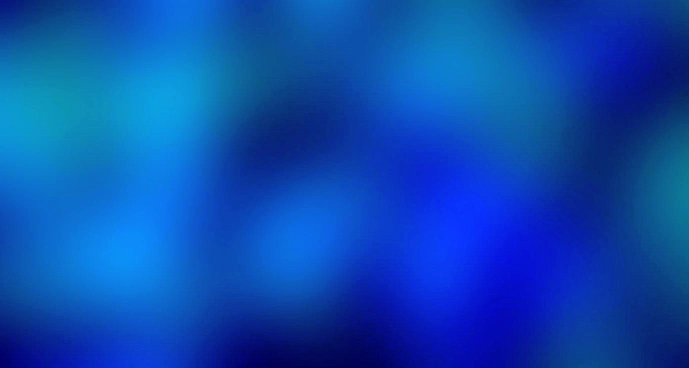
#> input picture fonds/f07-bleu-nuit-bokeh.jpg, 1377 x 736 px (shown at 1/2 size)
$ python -i render_cap_f07.py   (imports and definitions only)
#> lines starting #> are read from the running program, lines starting #| are printed output that depends on the picture; after the words box and inside, x2 and y2 are one past the last pixel; in counts of white or black regions, pixels touching at a corner belong together
#!/usr/bin/env python3
# -*- coding: utf-8 -*-
"""Miniature 1280×720 — thème « Maintiens le CAP, sa Gloire se manifestera » (FOND 7).

Palette reconstruite sur le fond fourni f07 (bleu nuit bokeh) : 60 % bleus mesurés
(#0D56B1 / #0B3AC8 / #0764C5), 30 % secondaire acier de la chemise de l'orateur,
10 % accent or pâle (#E8C87A) — l'accent « Gloire » qui court du titre à la date.
Deux polices : Anton (titre, capitales condensées qui tiennent en vignette)
+ Montserrat (signalétique). Aucun élément d'interface de modèle.

    python3 scripts/render_cap_f07.py <photo.jpg> livrables/<date>-miniature-...jpg

La bannière violette de la scène derrière l'orateur est ramenée au bleu par
`blue_the_scene()` : seuls les pixels magenta saturés changent de teinte.
"""
import sys
from PIL import Image, ImageDraw, ImageFilter, ImageFont, ImageChops

W, H = 1280, 720
TITRE = "polices/anton-regular.ttf"
SANS = "polices/montserrat-var.ttf"
FOND = "fonds/f07-bleu-nuit-bokeh.jpg"

# 60 % — nuances relevées sur f07
NUIT = (7, 26, 78)
BLEU = (13, 86, 177)
BLEU_VIF = (11, 58, 200)
CYAN = (13, 137, 210)
# 30 % — secondaire (chemise claire de l'orateur, ramenée au bleu)
ACIER = (176, 214, 246)
# 10 % — accent
OR = (232, 200, 122)

CROP = (92, 92, 1957, 1953)   # rognage de la bordure grise du fichier source


# [8 lines left out: function font, not called in this run]


def cover(im, w, h):
    sw, sh = im.size
    s = max(w / sw, h / sh)
    im = im.resize((round(sw * s), round(sh * s)), Image.LANCZOS)
    x = (im.width - w) // 2
    y = (im.height - h) // 2
    return im.crop((x, y, x + w, y + h))


def vgrad(w, h, stops):
    g = Image.new("RGBA", (1, h))
    px = g.load()
    for y in range(h):
        t = y / max(1, h - 1)
        for i in range(len(stops) - 1):
            p0, c0 = stops[i]
            p1, c1 = stops[i + 1]
            if p0 <= t <= p1:
                k = 0 if p1 == p0 else (t - p0) / (p1 - p0)
                px[0, y] = tuple(round(c0[j] + (c1[j] - c0[j]) * k) for j in range(4))
                break
    return g.resize((w, h))


def radial(w, h, cx, cy, r, color, peak, blur=70):
    small = 180
    sh = int(small * h / w)
    m = Image.new("L", (small, sh), 0)
    ImageDraw.Draw(m).ellipse([cx * small / w - r * small / w, cy * sh / h - r * sh / h,
                               cx * small / w + r * small / w, cy * sh / h + r * sh / h],
                              fill=peak)
    m = m.resize((w, h), Image.LANCZOS).filter(ImageFilter.GaussianBlur(blur))
    lay = Image.new("RGBA", (w, h), color + (0,))
    lay.putalpha(m)
    return lay


# [63 lines left out: functions text_mask, fill_gradient, drop, fit_width, paste_left, blue_the_scene, not called in this run]


def orator(path, h, crop_left=0.0, crop=CROP):
    im = Image.open(path).convert("RGB")
    if crop:
        im = im.crop(crop)
    if crop_left:
        sw, sh = im.size
        im = im.crop((int(sw * crop_left), 0, sw, sh))
    w = round(im.width * h / im.height)
    im = im.resize((w, h), Image.LANCZOS)
    im = im.filter(ImageFilter.UnsharpMask(radius=1.5, percent=60, threshold=3))
    # lumière : relève des tons moyens, jamais de retouche du visage ni de la tenue
    im = Image.eval(im, lambda v: min(255, int(255 * (v / 255) ** 0.85)))
    im = Image.eval(im, lambda v: min(255, max(0, int((v - 128) * 1.05 + 132))))
    # ambiance : la bannière magenta de la scène est ramenée au bleu du FOND 7.
    # On ne touche QU'AUX pixels violet/magenta saturés : les peaux, la chemise et
    # le visage gardent leur teinte — le sujet n'est pas retouché.
    im = blue_the_scene(im)
    return im


def main(photo, out, fond=FOND):
    bg = cover(Image.open(fond).convert("RGB"), W, H)
    bg = bg.filter(ImageFilter.GaussianBlur(1.2))
    bg = bg.filter(ImageFilter.UnsharpMask(radius=3, percent=70, threshold=2))
    bg = Image.eval(bg, lambda v: min(255, int(v * 0.90)))

    base = bg.convert("RGBA")
    # scrim de lisibilité : bas + gauche, sans éteindre le bokeh
    base.alpha_composite(vgrad(W, H, [
        (0.00, (4, 10, 40, 168)),
        (0.26, (5, 14, 52, 84)),
        (0.52, (5, 14, 52, 40)),
        (0.80, (4, 10, 38, 120)),
        (1.00, (3, 6, 28, 205)),
    ]))
    base.alpha_composite(radial(W, H, W * 0.78, H * 0.20, W * 0.50, (60, 140, 235), 54, 90))

    # lueur derrière le mot CAP
    base.alpha_composite(radial(W, H, 400, 470, 300, OR, 46, 80))

    ########################################
    # orateur — panneau droit, fondu sur le bord gauche
    PW = 604
    OH = 708                      # photo un peu rentrée : la main levée ne touche pas le bord
    img = orator(photo, OH, crop_left=0.14)
    canvas = Image.new("RGB", (PW, OH), (0, 0, 0))
    canvas.paste(img, (PW - img.width, 0))   # calé à droite : on rogne par la gauche
    lay = canvas.convert("RGBA")
    ramp = Image.new("L", (PW, OH), 255)
    d = ImageDraw.Draw(ramp)
    f = int(PW * 0.34)
    for x in range(f):
        d.line([(x, 0), (x, OH)], fill=int(255 * (x / f) ** 1.45))
    # bord haut : fondu court, le décor de scène se raccorde au bokeh
    top = Image.new("L", (PW, OH), 255)
    dt = ImageDraw.Draw(top)
    ft = 22
    for y in range(ft):
        dt.line([(0, y), (PW, y)], fill=int(255 * (y / ft) ** 1.2))
    ramp = ImageChops.multiply(ramp, top)
    lay.putalpha(ramp)
    # ombre portée du panneau : le sujet se détache du bokeh
    sh = Image.new("RGBA", (PW + 200, OH + 60), (0, 0, 0, 0))
    sh.paste(Image.new("RGBA", (PW, OH), (3, 8, 30, 150)), (140, 20), ramp)
    base.alpha_composite(sh.filter(ImageFilter.GaussianBlur(28)), (W - PW - 120, 12))
    base.alpha_composite(lay, (W - PW, 12))

    d = ImageDraw.Draw(base, "RGBA")

    ########################################
    # accroche + marque
    fm = font(SANS, 19, "SemiBold")
    m = text_mask("ICC PAHOU", fm, 8)
    col = Image.new("RGBA", m.size, ACIER + (255,))
    col.putalpha(m)
    paste_left(base, col, 68, 64)
    d.line([(68, 108), (68 + 34, 108)], fill=OR + (235,), width=3)
    d.line([(110, 108), (232, 108)], fill=ACIER + (90,), width=1)

    ########################################
    # titre : MAINTIENS LE CAP — 3 lignes, CAP à l'accent
    target = 566
    f1, s1 = fit_width(TITRE, None, "MAINTIENS", target, start=190)
    f2, s2 = fit_width(TITRE, None, "LE CAP", target, start=190)
    print("corps:", s1, s2)
    l1 = fill_gradient(text_mask("MAINTIENS", f1, 1), (255, 255, 255), (219, 233, 252))
    l2 = fill_gradient(text_mask("LE", f2, 1), (255, 255, 255), (219, 233, 252))
    l3 = fill_gradient(text_mask("CAP", f2, 1), (255, 249, 228), OR)

    y1 = 186
    paste_left(base, drop(l1, 18, 120, (5, 8)), 66, y1 + 8)
    paste_left(base, l1, 62, y1)
    h1 = l1.getbbox()[1]
    step = (l1.getbbox()[3] - l1.getbbox()[1]) * 0.98
    y2 = y1 + step + 6
    paste_left(base, drop(l2, 18, 120, (5, 8)), 66, y2 + 8)
    paste_left(base, l2, 62, y2)

    # CAP posé à droite de « LE », filet or qui court sous le mot
    gap = 30
    cap_x = 62 + l2.getbbox()[2] + gap
    y3 = y2
    paste_left(base, drop(l3, 18, 120, (5, 8)), cap_x + 4, y3 + 8)
    paste_left(base, l3, cap_x, y3)

    ########################################
    # sous-titre : sa Gloire se manifestera
    fs = font(SANS, 30, "SemiBold")
    ysub = y2 + step + 54
    xcur = 64
    for txt, col in (("sa ", (238, 245, 255)), ("Gloire", (250, 222, 158)),
                     (" se manifestera", (238, 245, 255))):
        ms = text_mask(txt, fs, 2)
        sub = fill_gradient(ms, col, tuple(max(0, c - 26) for c in col))
        paste_left(base, drop(sub, 10, 100, (3, 5)), xcur + 3, ysub + 4)
        paste_left(base, sub, xcur, ysub)
        xcur += int(round(ms.width)) - 2 + 2


    # rose des vents discrète : le CAP, en arcs fins dans l'angle bas
    comp = Image.new("RGBA", (W, H), (0, 0, 0, 0))
    dc = ImageDraw.Draw(comp)
    for r, col, wdt in ((150, ACIER + (46,), 2), (214, ACIER + (32,), 2),
                        (286, OR + (34,), 2), (352, ACIER + (18,), 1)):
        dc.arc([40 - r, 812 - r, 40 + r, 812 + r], 250, 350, fill=col, width=wdt)
    base.alpha_composite(comp)

    # filet + date
    yb = ysub + 96
    d.line([(64, yb), (300, yb)], fill=OR + (200,), width=2)
    fd = font(SANS, 20, "Medium")
    md = text_mask("AUJOURD’HUI", fd, 5)
    col = Image.new("RGBA", md.size, ACIER + (235,))
    col.putalpha(md)
    paste_left(base, col, 64, yb + 16)

    # prédicateur
    fp = font(SANS, 24, "Bold")     # prénom/nom recopiés tels que fournis
    mp = text_mask("AP Enock MISSIMAHOU", fp, 2)
    colp = Image.new("RGBA", mp.size, (255, 255, 255, 255))
    colp.putalpha(mp)
    paste_left(base, colp, 64, yb + 52)

    base.convert("RGB").save(out, quality=94, subsampling=1, optimize=True)
    print("écrit", out)


# [2 lines not run here, left out]

>>> import cv2
>>> picture = cv2.imread('../fonds/f07-bleu-nuit-bokeh.jpg', cv2.IMREAD_GRAYSCALE)
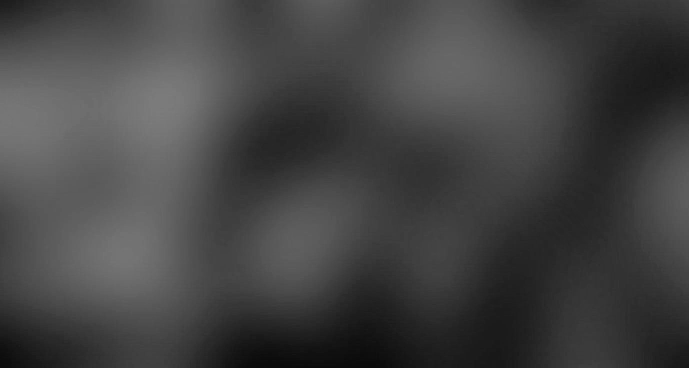
#> picture: shape (736, 1377) (shown at 1/2 size); min 10, max 125, mean 67.2
>>> result = main(picture, 'out.png')
#> in cover, `sw, sh = im.size`: sw = 1377; sh = 736
#> in cover, `s = max(w / sw, h / sh)`: s = 0.978
#> in main, `bg = Image.eval(bg, lambda v: min(255, int(v * 0.90)))`:
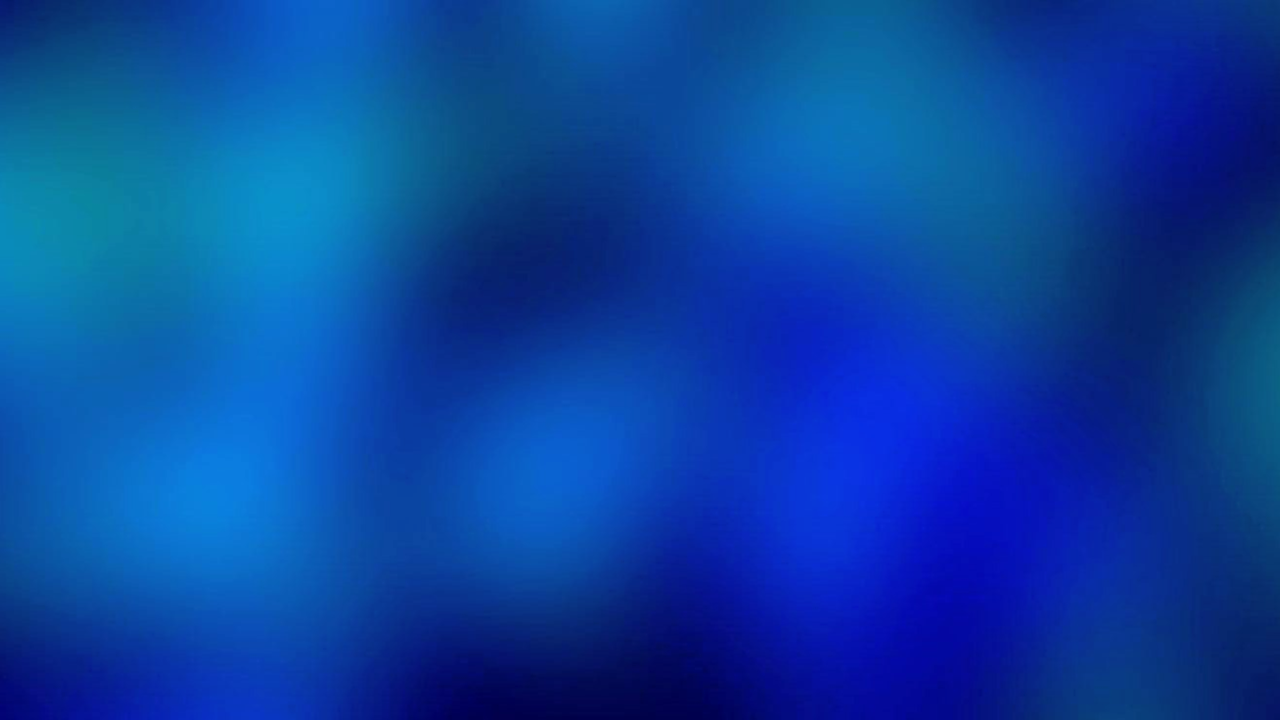
#> bg: PIL image 1280x720 RGB; mean R, G, B 9.1, 66.6, 160.4
#> in radial, `m = Image.new("L", (small, sh), 0)`: m: PIL image 180x101 L; every value is 0
#> in radial, `ImageDraw.Draw(m).ellipse([cx * small / w - r * small / w, cy * sh / h..`:
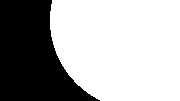
#> m: PIL image 180x101 L; values 0 (black) and 54 (white), 65.7% white; 1 black region, box (x1, y1, x2, y2) and area: (0, 0, 100, 101) 6235
#> in radial, `lay.putalpha(m)`:
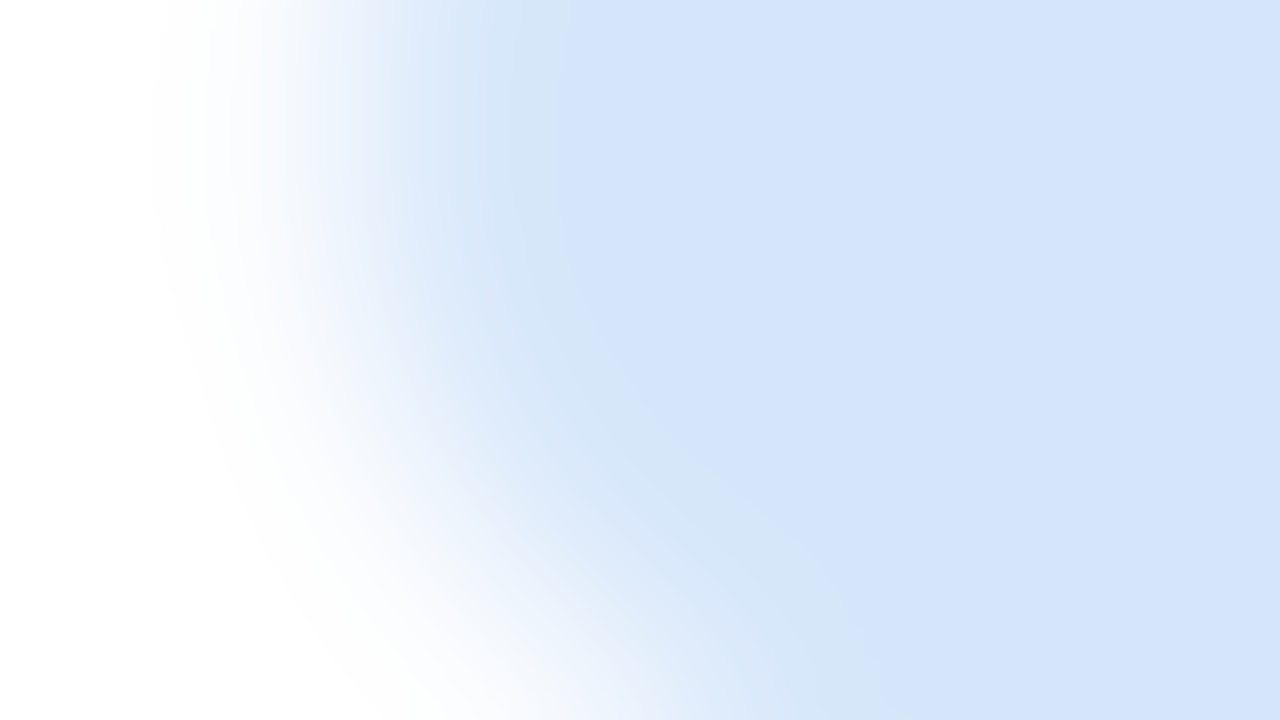
#> lay: PIL image 1280x720 RGBA; mean R, G, B, A 60, 140, 235, 35.4; transparent parts drawn white
#> call 2 of radial, with w = 1280, h = 720, cx = 400, cy = 470, r = 300, color = (232, 200, 122), peak = 46, blur = 80
#> in radial (call 2), `ImageDraw.Draw(m).ellipse([cx * small / w - r * small / w, cy * sh / h..`: m: PIL image 180x101 L; values 0 (black) and 46 (white), 30% white; 1 white region, box (x1, y1, x2, y2) and area: (14, 23, 99, 101) 5462
#> in radial (call 2), `m = m.resize((w, h), Image.LANCZOS).filter(ImageFilter.GaussianBlur(bl..`:
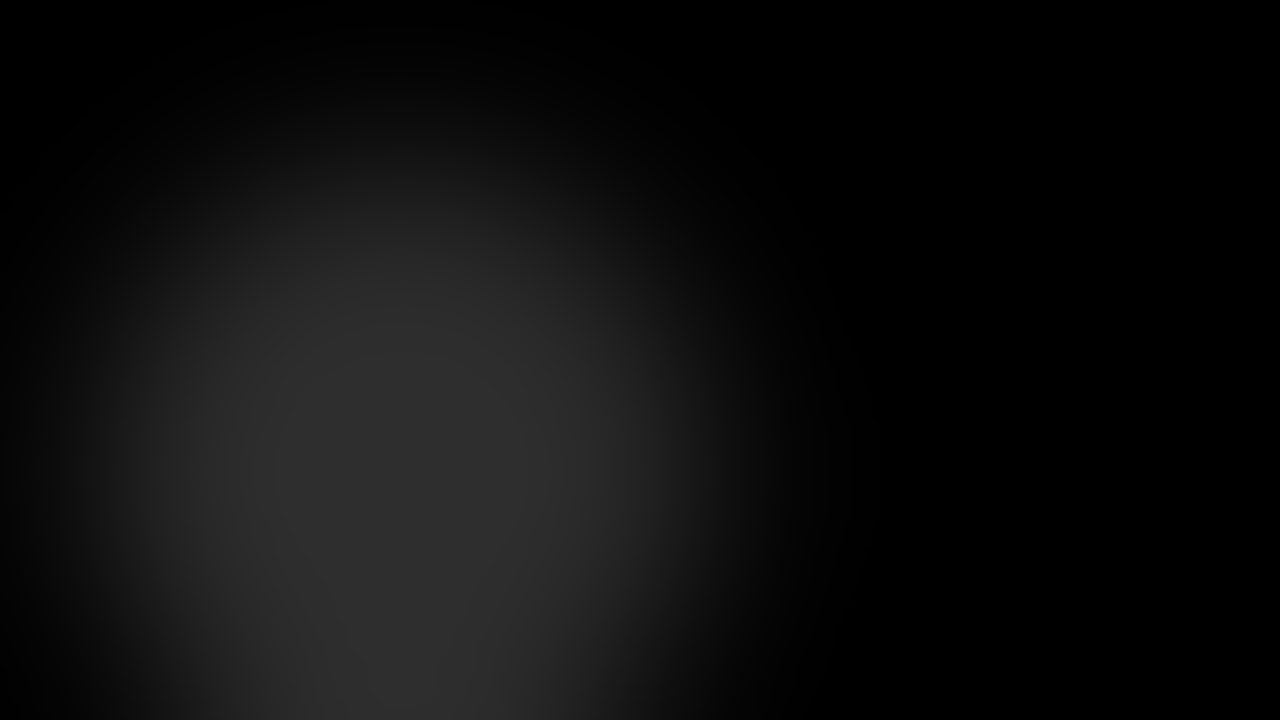
#> m: PIL image 1280x720 L; min 0, max 46, mean 13.7
#> in radial (call 2), `lay.putalpha(m)`:
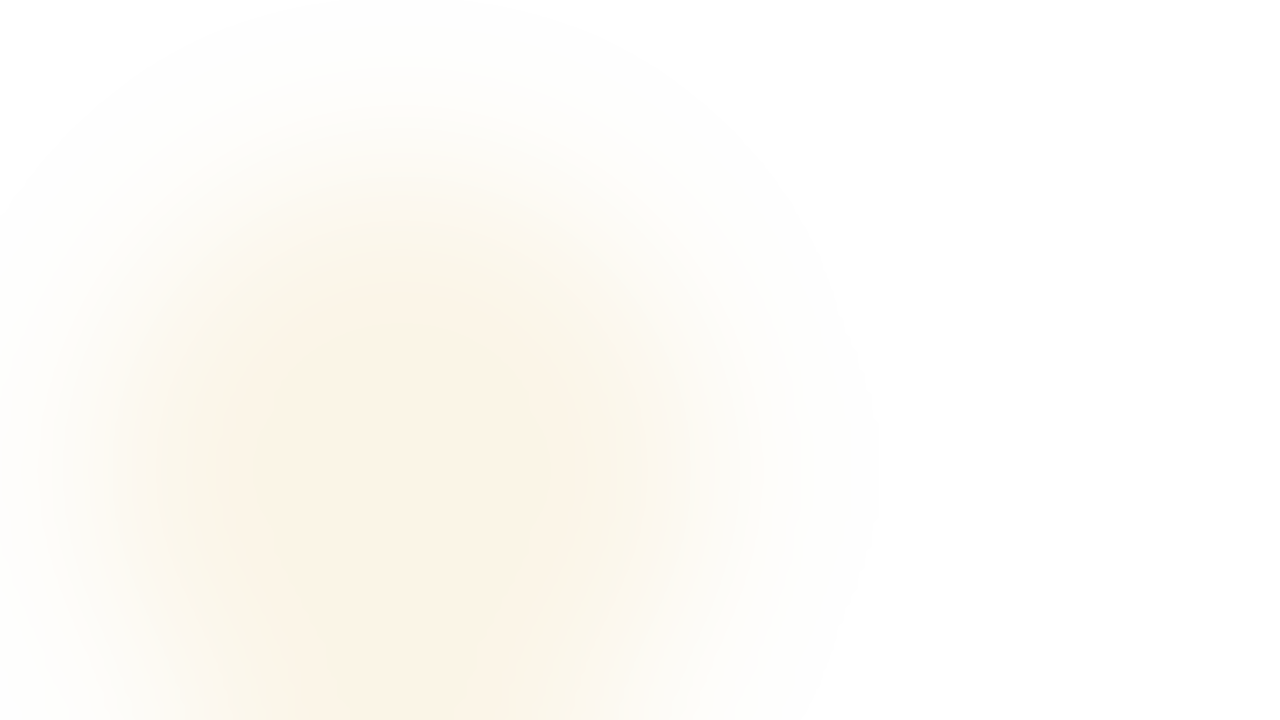
#> lay: PIL image 1280x720 RGBA; mean R, G, B, A 232, 200, 122, 13.7; transparent parts drawn white
#> in main, `base.alpha_composite(radial(W, H, 400, 470, 300, OR, 46, 80))`:
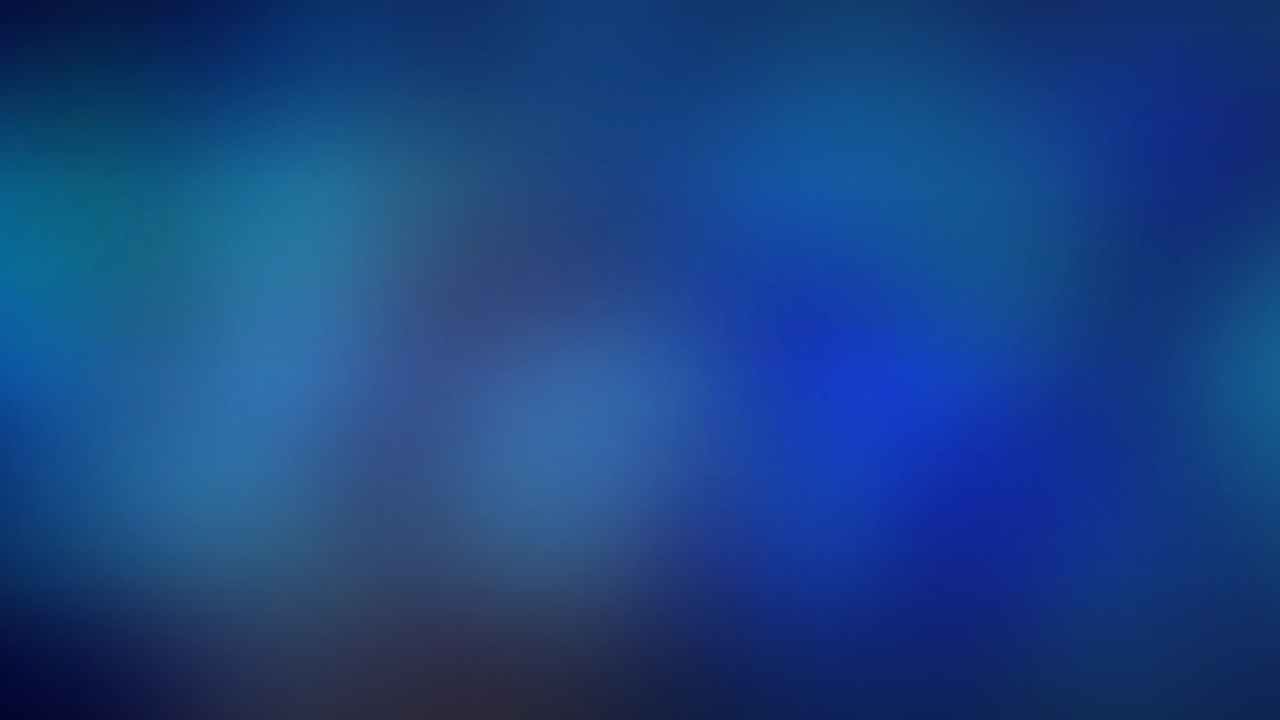
#> base: PIL image 1280x720 RGBA; mean R, G, B, A 26.2, 67.1, 130.3, 255
#> (the run stopped early here; a loop or call above may not have finished)
